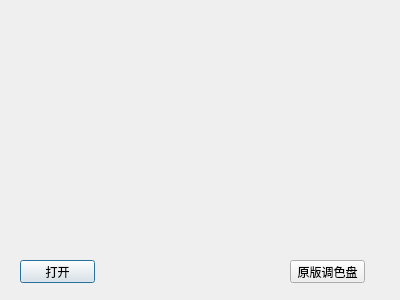
<?xml version="1.0" encoding="UTF-8"?>
<ui version="4.0">
 <class>Dialog</class>
 <widget class="QDialog" name="Dialog">
  <property name="geometry">
   <rect>
    <x>0</x>
    <y>0</y>
    <width>400</width>
    <height>300</height>
   </rect>
  </property>
  <property name="windowTitle">
   <string>Dialog</string>
  </property>
  <widget class="QPushButton" name="pushButton">
   <property name="geometry">
    <rect>
     <x>20</x>
     <y>260</y>
     <width>75</width>
     <height>23</height>
    </rect>
   </property>
   <property name="text">
    <string>打开</string>
   </property>
  </widget>
  <widget class="QPushButton" name="pushButton_2">
   <property name="geometry">
    <rect>
     <x>290</x>
     <y>260</y>
     <width>75</width>
     <height>23</height>
    </rect>
   </property>
   <property name="text">
    <string>原版调色盘</string>
   </property>
  </widget>
 </widget>
 <layoutdefault spacing="6" margin="11"/>
 <resources/>
 <connections/>
</ui>
